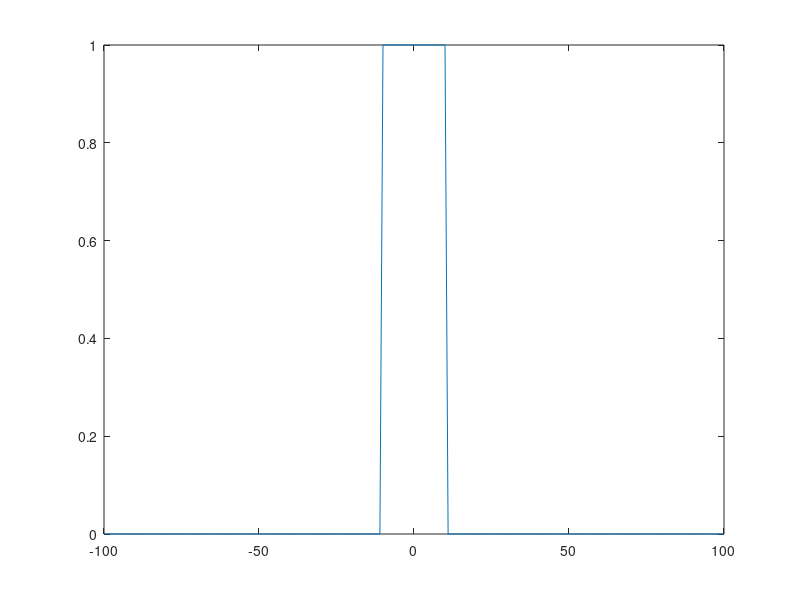

Write the MATLAB code that produced this figure.
clear all;
close all;
clc;

t=-100:1:100;

for ii=1:1:length(t)
    if(t(ii)<-10)
        g(ii)=0;
    elseif(t(ii)>10)
        g(ii)=0
    else
        g(ii)=1
    end
end
plot(t, g)